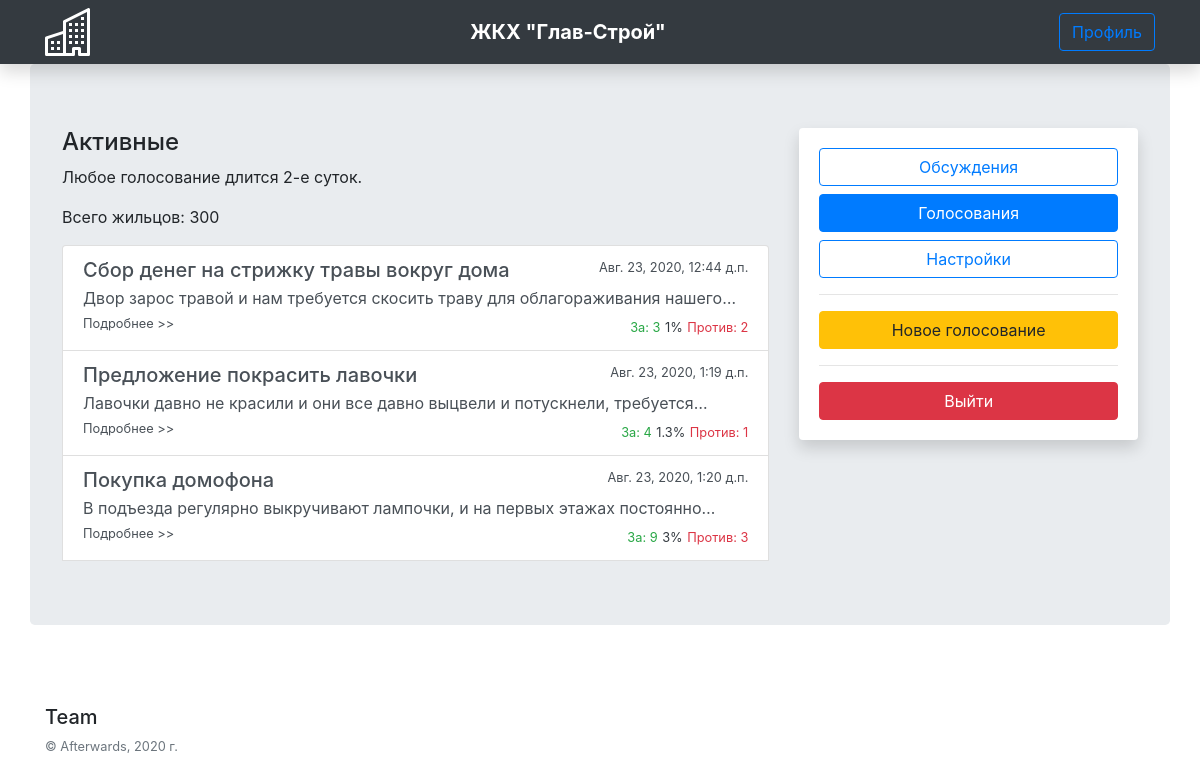
The app's page /Votes (signed in), older data.
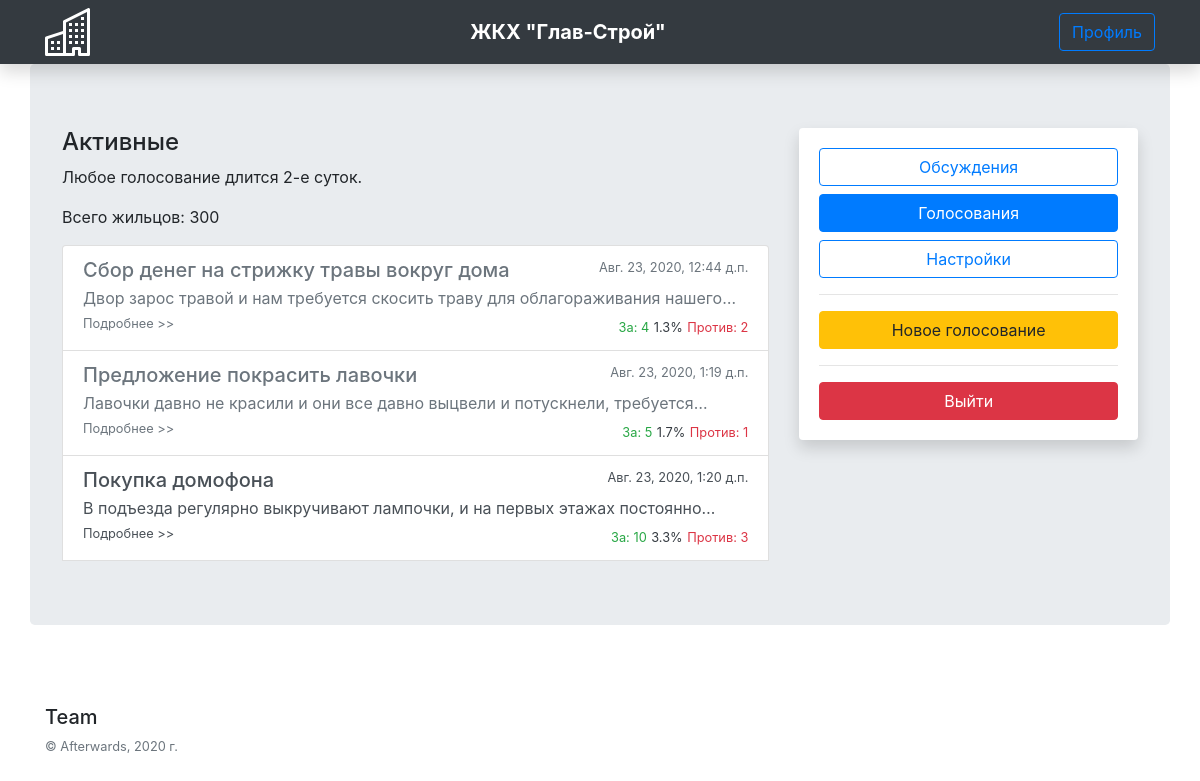
The same page, newer data.
### Main/models.py (models this page shows, shortened)
class Vote(models.Model):
    start_user = models.ForeignKey(User, on_delete=models.CASCADE)
    title = models.TextField('Заголовок', max_length=50)
    details = models.TextField('Детали')
    start_time = models.DateTimeField('Дата начала', default=datetime.now, blank=True)
    accepts = models.BigIntegerField('За', default=0)
    de_accepts = models.BigIntegerField('Против', default=0)
    canvote = models.BooleanField('can vote', default=True)
    voters = models.ManyToManyField(User, default=[start_user], related_name="vaters")

### Main/views.py (the view, shortened to what this page needs)
# urls.py: path('Votes', views.profile_Votes, name='Votes'),
@login_required
def profile_Votes(request):
    if not request.user.is_authenticated:
        return redirect('auth')
    votes = Vote.objects.all()
    for v in votes:
        v.canvote = True
        v.save()
    totalusers = 300
    form2 = ChangeVoteForm()
    for v in votes:
        for u in v.voters.all():
            if u.id == request.user.id:
                v.canvote = False
    context = {
        'votes': votes,
        'form': form2,
        'totalusers': totalusers
    }
    return render(request, 'Main/Votes.html', context)

### Main/templates/Main/Votes.html (shortened to what this page needs)
{% extends 'Main/header.html' %}
{% load mathfilters %}
{% block body %}
<div class="col-lg-8">
    <h4>Активные</h4>
    <p>Любое голосование длится 2-е суток.</p>
    <p>Всего жильцов: {{totalusers}}</p>
    <div class="list-group">
        {% if votes %}
        {% for v in votes %}
        <a class="list-group-item list-group-item-action flex-column align-items-start {% if v.canvote %}{%else%}disabled{% endif %}"
           data-target="#vote"
           data-details="{{ v.details }}" data-title="{{ v.title }}" data-toggle="modal" data-id="{{v.id}}">
            <div class="d-flex w-100 justify-content-between">
                <h5 class="mb-1">{{ v.title }}</h5>
                <small>{{ v.start_time }}</small>
            </div>
            <p class="mb-1"
               style="overflow: hidden; text-overflow: ellipsis; display: -webkit-box; -webkit-line-clamp: 1; -webkit-box-orient: vertical;">
                {{v.details}}</p>
            <div class="d-flex w-100 justify-content-between">
                <small>Подробнее >></small>
                <div>
                    {% with a=v.accepts b=v.de_accepts c=totalusers %}
                    <small class="text-success">За: {{a}}</small>
                    {% with d=a|div:c|mul:100 %}
                    <small class="text-dark">{{d|floatformat }}%</small>
                    {% endwith %}
                    <small class="text-danger">Против: {{b}}</small>
                    {% endwith %}
                </div>
            </div>
        </a>
        {% endfor %}
        {% else %}
        <p>Пока что нет активных голосований</p>
        {% endif %}
    </div>
</div>
{% include 'Main/profile_sidebar.html' %}
{% endblock %}

### Main/templates/Main/header.html (shortened to what this page needs)
{% load static %}
<!doctype html>
<html lang="ru">
<head>
    <link rel="stylesheet" href="https://stackpath.bootstrapcdn.com/bootstrap/4.5.2/css/bootstrap.min.css">
</head>
<body>
<div class="navbar navbar-dark sticky-top bg-dark flex-md-nowrap shadow">
    <div class="container d-flex justify-content-between">
        <div>
        </div>
        <a href="{% url 'index' %}" class="navbar-brand d-flex align-items-center">
            <strong>ЖКХ "Глав-Строй"</strong>
        </a>
        <div>
            {% if user is not NONE %}
            {% if user.is_authenticated %}
            <a class="btn btn-outline-primary" href="{% url 'profile' %}">Профиль</a>
            {% else %}
            <a class="btn btn-outline-primary" href="{% url 'auth' %}">Авторизация</a>
            {% endif %}
            {% endif %}
        </div>
    </div>
</div>
<div class="container jumbotron">
    <div class="row">
        {% block body %}{% endblock %}
    </div>
</div>
<footer class="container py-5">
    <div class="row">
        <div class="col-12 col-md">
            <h5>Team</h5>
            <small class="d-block mb-3 text-muted">&copy; Afterwards, 2020 г.</small>
        </div>
    </div>
</footer>
</body>
</html>

### Main/templates/Main/profile_sidebar.html
<div class="col-lg-4">
    <div class="card border-0 shadow mb-4 d-none d-lg-block">
        <div class="card-body">
            {% if 'Discussions' in request.path %}
            <a type="button" href="/Discussions" class="btn btn-primary btn-block">Обсуждения</a>
            {% else %}
            <a type="button" href="/Discussions" class="btn btn-outline-primary btn-block">Обсуждения</a>
            {% endif %}
            {% if 'Votes' in request.path %}
            <a type="button" href="/Votes" class="btn btn-primary btn-block">Голосования</a>
            {% else %}
            <a type="button" href="/Votes" class="btn btn-outline-primary btn-block">Голосования</a>
            {% endif %}
            {% if 'Setting' in request.path %}
            <a type="button" href="/Setting" class="btn btn-primary btn-block">Настройки</a>
            {% else %}
            <a type="button" href="/Setting" class="btn btn-outline-primary btn-block">Настройки</a>
            {% endif %}
            <hr>
            <a type="button" href="NewVote" class="btn btn-warning btn-block">Новое голосование</a>
            <hr>
            <a type="button" href="/logout" class="btn btn-danger btn-block">Выйти</a>
        </div>
    </div>
</div>

Row changes from the older to the newer data that the page shows:
changed Vote "Сбор денег на стрижку травы вокруг дома": canvote False → True (drawn); accepts "3" → "4"; d "1" → "1.3"
changed Vote "Предложение покрасить лавочки": canvote False → True (drawn); accepts "4" → "5"; d "1.3" → "1.7"
changed Vote "Покупка домофона": accepts "9" → "10"; d "3" → "3.3"
